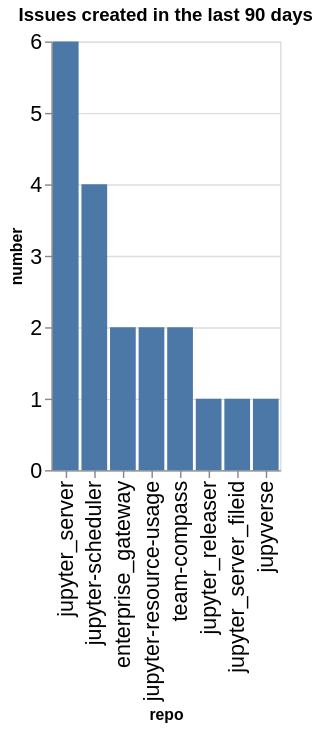

This figure's notebook cell:
### Code cell
created_counts = created.groupby(['org', 'repo']).count()['number'].reset_index()
created_counts['org/repo'] = created_counts.apply(lambda a: a['org'] + '/' + a['repo'], axis=1)
sorted_vals = created_counts.sort_values(['org', 'number'], ascending=False)['repo'].values
alt.Chart(data=created_counts, title=f"Issues created in the last {n_days} days").mark_bar().encode(
    x=alt.X('repo', sort=alt.Sort(sorted_vals.tolist())),
    y='number',
)

### Figure 1 — Vega-Lite specification as saved in the notebook (floating-point values rounded to 4 significant figures)
{"config": {"axisLeft": {"labelFontSize": 15}, "axisBottom": {"labelFontSize": 15}}, "data": {"name": "data-3dc99be27cdd3eef7dc84c4190b4dddd"}, "mark": {"type": "bar"}, "encoding": {"x": {"field": "repo", "sort": ["jupyter_server", "jupyter-scheduler", "enterprise_gateway", "jupyter-resource-usage", "team-compass", "jupyter_releaser", "jupyter_server_fileid", "jupyverse"], "type": "nominal"}, "y": {"field": "number", "type": "quantitative"}}, "title": "Issues created in the last 90 days", "$schema": "https://vega.github.io/schema/vega-lite/v5.20.1.json", "datasets": {"data-3dc99be27cdd3eef7dc84c4190b4dddd": [{"org": "jupyter-server", "repo": "enterprise_gateway", "number": 2, "org/repo": "jupyter-server/enterprise_gateway"}, {"org": "jupyter-server", "repo": "jupyter-resource-usage", "number": 2, "org/repo": "jupyter-server/jupyter-resource-usage"}, {"org": "jupyter-server", "repo": "jupyter-scheduler", "number": 4, "org/repo": "jupyter-server/jupyter-scheduler"}, {"org": "jupyter-server", "repo": "jupyter_releaser", "number": 1, "org/repo": "jupyter-server/jupyter_releaser"}, {"org": "jupyter-server", "repo": "jupyter_server", "number": 6, "org/repo": "jupyter-server/jupyter_server"}, {"org": "jupyter-server", "repo": "jupyter_server_fileid", "number": 1, "org/repo": "jupyter-server/jupyter_server_fileid"}, {"org": "jupyter-server", "repo": "jupyverse", "number": 1, "org/repo": "jupyter-server/jupyverse"}, {"org": "jupyter-server", "repo": "team-compass", "number": 2, "org/repo": "jupyter-server/team-compass"}]}}
